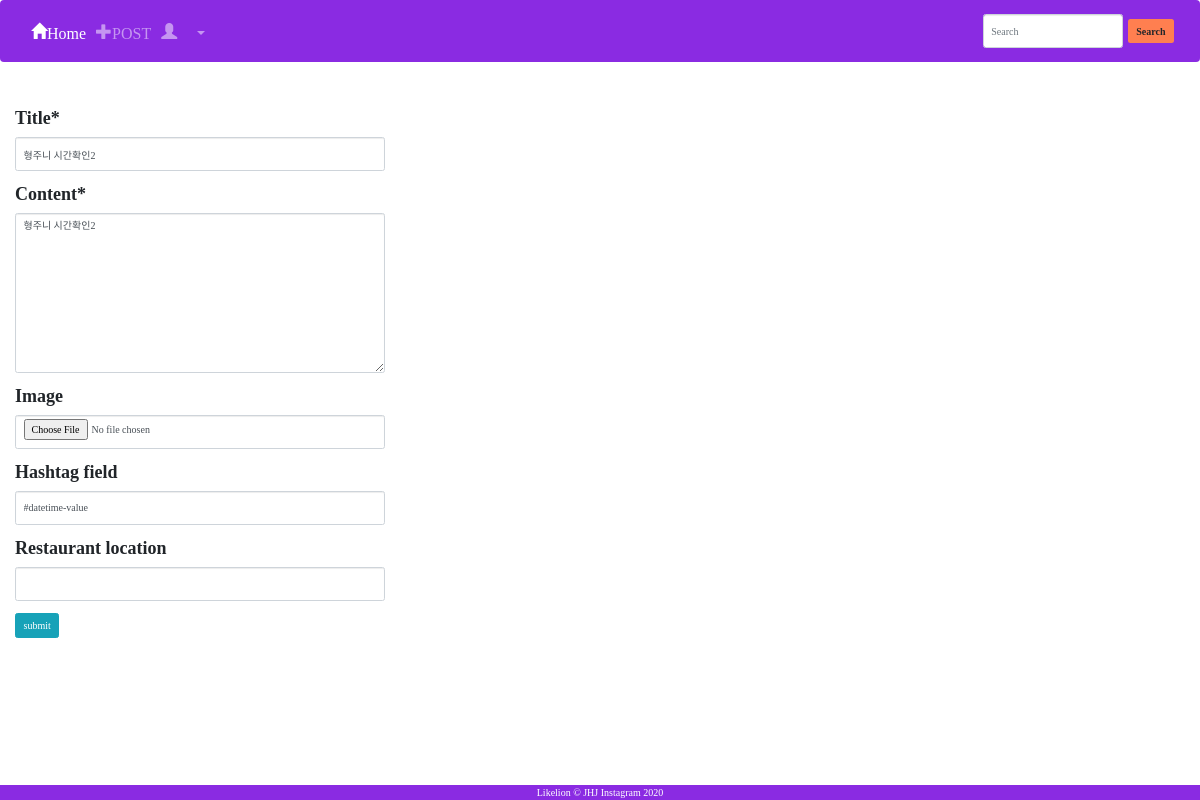
/update/30, run on the app's committed database.
### appname/models.py (models this page shows, shortened)
class Post(models.Model):
    title = models.CharField(max_length=200)
    content = models.TextField()
    image = models.ImageField(upload_to='images/', blank=True)
    writer = models.ForeignKey(
        settings.AUTH_USER_MODEL, on_delete=models.CASCADE, related_name="writer", default="")
    hashtag_field = models.CharField(max_length=200, blank=True)
    hashtags = models.ManyToManyField('Hashtag', blank=True)
    restaurant_location = models.CharField(max_length=200,blank=True)
    create_date = models.DateTimeField('date published',blank=True ,default=datetime.now())#게시물 등록후 지난 시간을 나타내는 필드
    like_user_set = models.ManyToManyField(
        settings.AUTH_USER_MODEL, blank=True, related_name="like_user_set", through="Like")

### appname/views.py (the view)
# urls.py: path('update/<int:pk>', appname.views.update, name='update'),
def update(request, pk):
    post = get_object_or_404(Post, pk=pk)
    if request.method == "POST":
        form = PostForm(request.POST, instance=post)
        if form.is_valid():
            form = form.save(commit=False)
            form.save()
            return redirect('main')
    else:
        form = PostForm(instance=post)
        return render(request, 'appname/create.html', {'form': form})

### appname/forms.py
class PostForm(forms.ModelForm):
    class Meta:
        model = Post
        fields = ['title', 'content', 'image', 'hashtag_field','restaurant_location']

### appname/templates/appname/create.html (shortened to what this page needs)
{% extends 'appname/base.html' %}
{% load crispy_forms_tags %}
{% block content %}
<br>
<br>
<br>
<br>
<br>
<br>
<br>
<div class="col-4">
<form method="POST" enctype="multipart/form-data" style="font-size:large;">
  <table>
    {{ form|crispy}}
  </table>
  <input type="submit" value="submit" class="btn btn-info">
</form>
</div>
{% endblock %}

### data on the page
Post: title "형주니 시간확인2", content "형주니 시간확인2", hashtag_field "#datetime-value"
